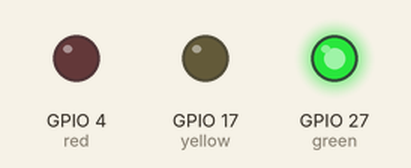
This program was run on a simulated Raspberry Pi (BCM pin numbers). Shown: output pins drawn as LEDs (lit = HIGH). Random numbers come from a fixed seed; what the program prints to the terminal is not drawn.

Above: at 1.2 s.
At 16.73 s:
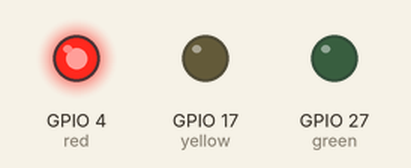
At 36.17 s:
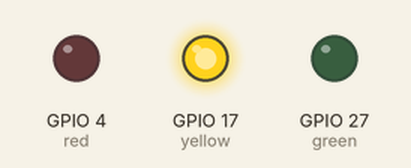
Timing chart, 0 to 40.0 s (numbered marks = the images above):
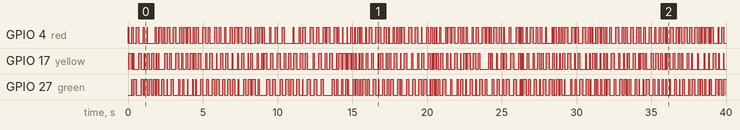

The program:

random_traffic.py
```python
import RPi.GPIO as gpio
import time
import random

red = 4
yellow = 17
green = 27
gpio.setmode(gpio.BCM)
gpio.setup(red, gpio.OUT)
gpio.setup(yellow, gpio.OUT)
gpio.setup(green, gpio.OUT)

for i in range(100000):
    gpio.output(red, 1)
    print("red on")
    time.sleep(random.randrange(1,300)/1500)
    gpio.output(red, 0)
    print("red off\nyellow on")
    gpio.output(yellow, 1)
    time.sleep(random.randrange(1,300)/1500)
    gpio.output(yellow, 0)
    print("yellow off\ngreen on")
    gpio.output(green, 1)
    time.sleep(random.randrange(1,300)/1500)
    print("green off")
    gpio.output(green,0)
```
